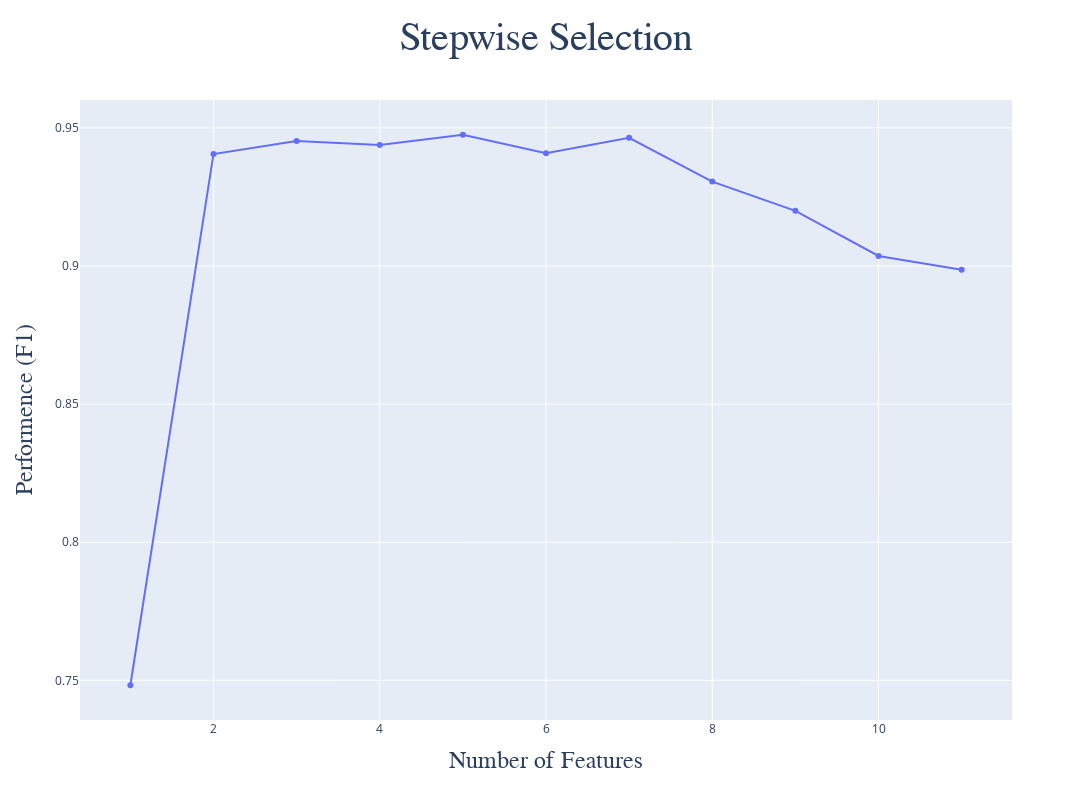

Notebook source saved alongside this figure:
### Code cell
import plotly.graph_objects as go

metric_dict = sfs.get_metric_dict()
k_features = list(metric_dict.keys())
avg_scores = np.array([metric_dict[k]['avg_score'] for k in k_features])
std_devs = np.array([metric_dict[k]['std_dev'] for k in k_features])

fig = go.Figure()
fig.add_trace(
    go.Scatter(
    x = k_features, y = avg_scores, 
    mode = 'lines+markers', name = 'Average Score'
    )
)

fig.update_layout(
    title = {
        'text': 'Stepwise Selection',
        'font': {
            'size': 40, 'family': 'Gulliver'
        }, 'x': 0.5
    }, 
    xaxis_title = {
        'text': 'Number of Features',
        'font': {
            'size': 24, 'family': 'Gulliver'
        }
    }, 
    yaxis_title = {
        'text': 'Performence (F1)',
        'font': {
            'size': 24, 'family': 'Gulliver'
        }
    }, 
    width = 1200, height = 800
)

fig.show()

### Figure 1 — Plotly figure (JSON) as saved in the notebook; plotly's stock layout.template omitted (floating-point values rounded to 4 significant figures)
{"data": [{"mode": "lines+markers", "name": "Average Score", "type": "scatter", "x": [1, 2, 3, 4, 5, 6, 7, 8, 9, 10, 11], "y": [0.7482, 0.9405, 0.9453, 0.9438, 0.9475, 0.9408, 0.9464, 0.9306, 0.92, 0.9037, 0.8987]}], "layout": {"height": 800, "title": {"font": {"family": "Gulliver", "size": 40}, "text": "Stepwise Selection", "x": 0.5}, "width": 1200, "xaxis": {"title": {"font": {"family": "Gulliver", "size": 24}, "text": "Number of Features"}}, "yaxis": {"title": {"font": {"family": "Gulliver", "size": 24}, "text": "Performence (F1)"}}}}
